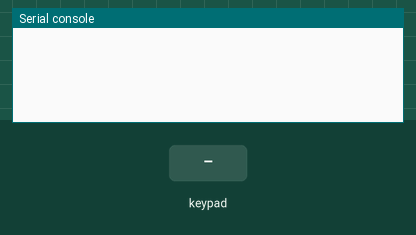
Recording of a program running on a simulated Raspberry Pi Pico running MicroPython. Parts: the last lines printed to the serial console. The inputs (shaded band) are chosen by the test bench.

Above: at 1.2 s.
1.3 s: key '1' pressed
At 2.3 s:
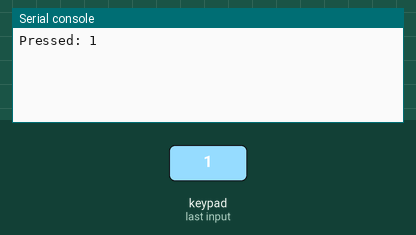
3.0 s: keypad keys 1 2 # pressed 0.4 s apart
At 4.3 s:
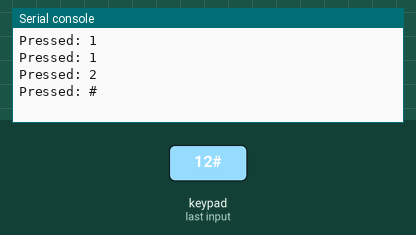
5.7 s: key 'A' pressed
At 6.9 s:
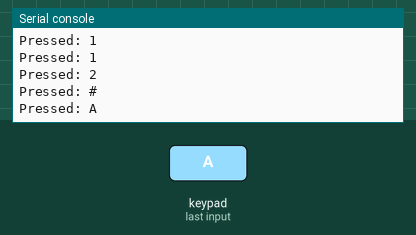
7.2 s: keypad keys 1 2 * pressed 0.4 s apart
At 8.9 s:
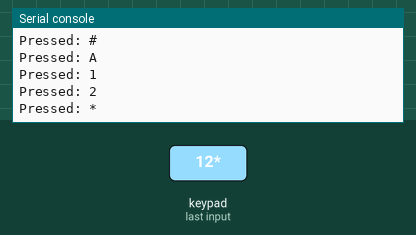
9.9 s: key 'B' pressed
At 10.3 s:
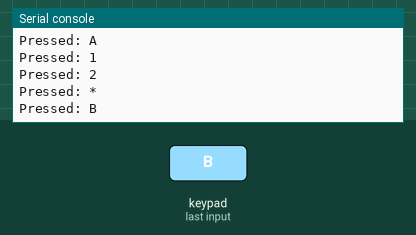
11.4 s: keypad keys 1 2 D pressed 0.4 s apart
At 13.5 s:
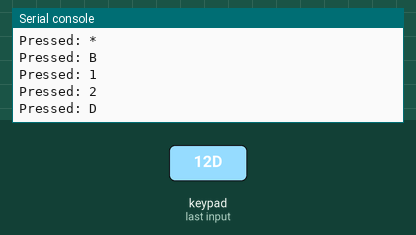

The program:

keypad.py
```python
from machine import Pin
import time

rows = [Pin(x, Pin.OUT) for x in (7,6,5,4)]
cols = [Pin(x, Pin.IN, Pin.PULL_UP) for x in (3,2,1,0)]

keys = [
    ['1','2','3','A'],
    ['4','5','6','B'],
    ['7','8','9','C'],
    ['*','0','#','D']
]

def scan_keypad():
    for r in range(4):
        # Set one row LOW
        rows[r].low()
        for c in range(4):
            if cols[c].value() == 0:
                return keys[r][c]
        rows[r].high()


if __name__ == "__main__":
    while True:
        res = scan_keypad()
        if res:
            print(f"Pressed: {res}")
        time.sleep(0.3)
```

Measured:
- after the input at 1.3 s, the serial console: prints a new line after 0.20 s (image 1)
- after the input at 3.0 s, the serial console: prints a new line after 0.61 s (image 2)
- after the input at 5.7 s, the serial console: prints a new line at once (image 3)
- after the input at 7.2 s, the serial console: prints a new line at once (image 4)
- after the input at 9.9 s, the serial console: prints a new line at once (image 5)
- after the input at 11.4 s, the serial console: prints a new line at once (image 6)
